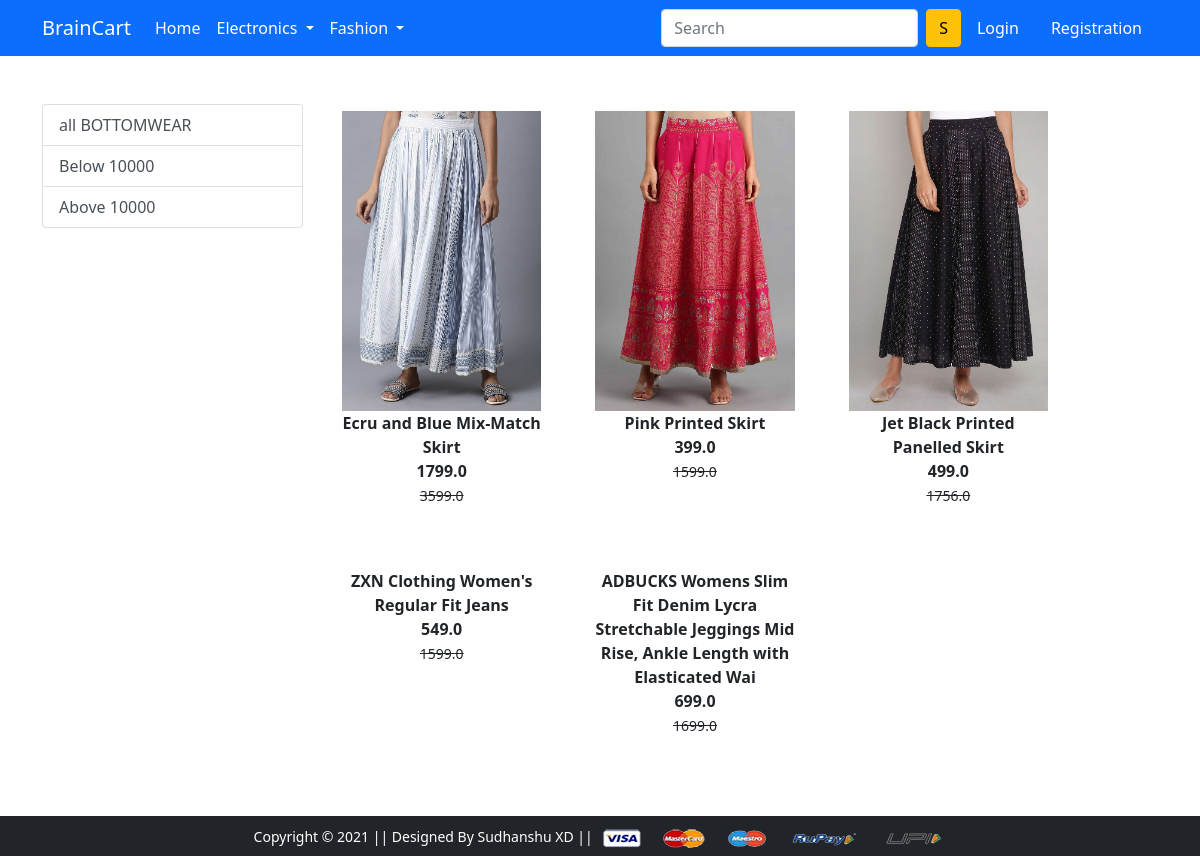
The app's page /BOTTOMWEAR/ with its own data.
### app/models.py (models this page shows, shortened)
class Product(models.Model):
    title = models.CharField(max_length=100)
    selling_price = models.FloatField()
    discounted_price = models.FloatField()
    description = models.TextField()
    brand = models.CharField(max_length=100)
    category = models.CharField(choices=CATEGORY_CHOICES, max_length=2)
    product_image = models.ImageField(upload_to ='productimg')

### app/views.py (the view)
# urls.py: path('BOTTOMWEAR/', views.BOTTOMWEAR, name='BOTTOMWEAR'),
def BOTTOMWEAR(request, data=None):
    if data == None:
        BOTTOMWEARs=Product.objects.filter(category='BW')
    elif data =='below':
        BOTTOMWEARs=Product.objects.filter(category='BW').filter(discounted_price__lt=10000)
    elif data =='above':
        BOTTOMWEARs=Product.objects.filter(category='BW').filter(discounted_price__gt=12999)
    return render(request, 'app/BOTTOMWEAR.html',{
        'BOTTOMWEARs':BOTTOMWEARs
    })

### app/templates/app/BOTTOMWEAR.html (shortened to what this page needs)
{% extends 'app/base.html' %}
{% load static %}
{% block main-content %}
<div class="container my-5">
 <div class="row">
  <div class="col-sm-3">
   <div class="list-group">
       <a href="{% url 'BOTTOMWEAR' %}" class="list-group-item list-group-item-action" aria-current="true">all BOTTOMWEAR</a>
       <a href="{% url 'BOTTOMWEARdata' 'below' %}" class="list-group-item list-group-item-action" aria-current="true">Below 10000</a>
       <a href="{% url 'BOTTOMWEARdata' 'above' %}" class="list-group-item list-group-item-action" aria-current="true">Above 10000</a>
   </div>
  </div>
  <div class="col-sm-8 ">
   <div class="row">
       {% for product in BOTTOMWEARs %}
       <div class="col-sm-4 text-center mb-4">
           <a href="{% url 'product-detail' product.id %}" class="btn">
               <div class="item">
                   <img src="{{product.product_image.url}}" alt="" height="300" class="">
                   <div class="fw-bold">{{product.title}}</div>
                   <div class="fw-bold">{{product.discounted_price}}</div>
                   <small class="fw-light text-decoration-line-through">
                       {{product.selling_price}}
                   </small>
               </div>
           </a>
       </div>
       {% endfor %}
   </div>
  </div>
 </div>
</div>
{% endblock main-content %}

### records on screen
Product: product_image (picture), title "Ecru and Blue Mix-Match Skirt", discounted_price "1799.0", selling_price "3599.0"
Product: product_image (picture), title "Pink Printed Skirt", discounted_price "399.0", selling_price "1599.0"
Product: product_image (picture), title "Jet Black Printed Panelled Skirt", discounted_price "499.0", selling_price "1756.0"
Product: title "ZXN Clothing Women's Regular Fit Jeans", discounted_price "549.0", selling_price "1599.0"
Product: title "ADBUCKS Womens Slim Fit Denim Lycra Stretchable Jeggings Mid Rise, Ankle Length with Elasticated Wai", discounted_price "699.0", selling_price "1699.0"
